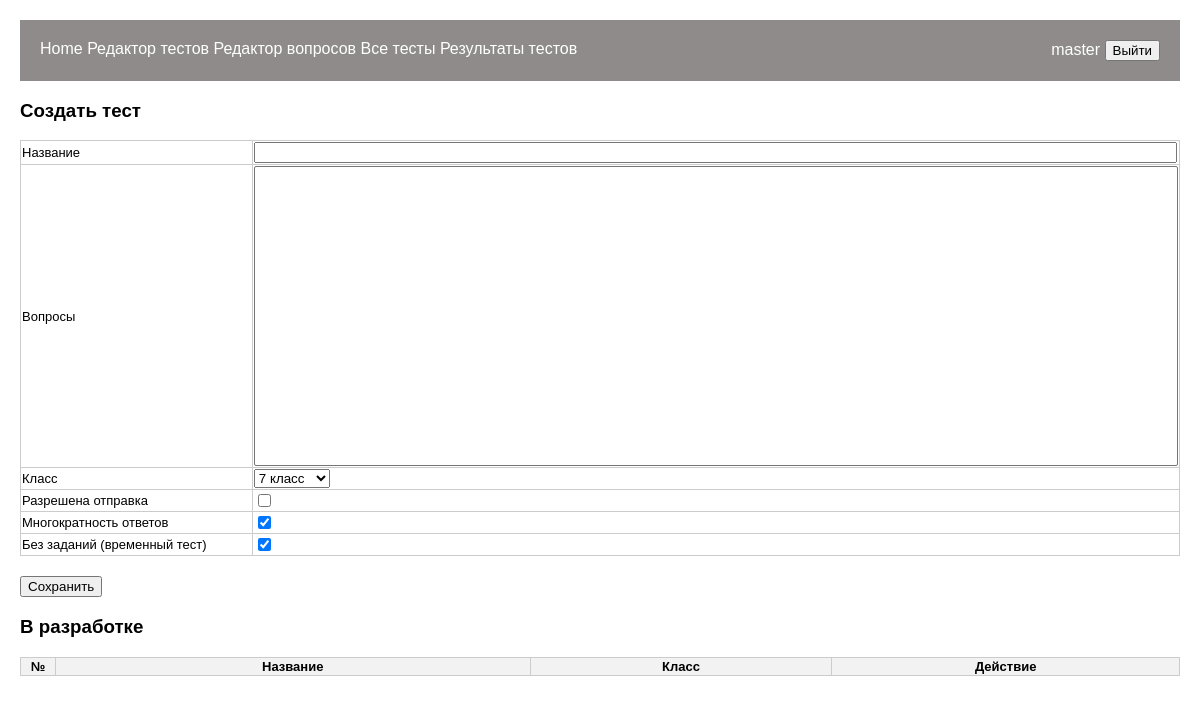
The app's page /tests/add_test/ (signed in), older data.
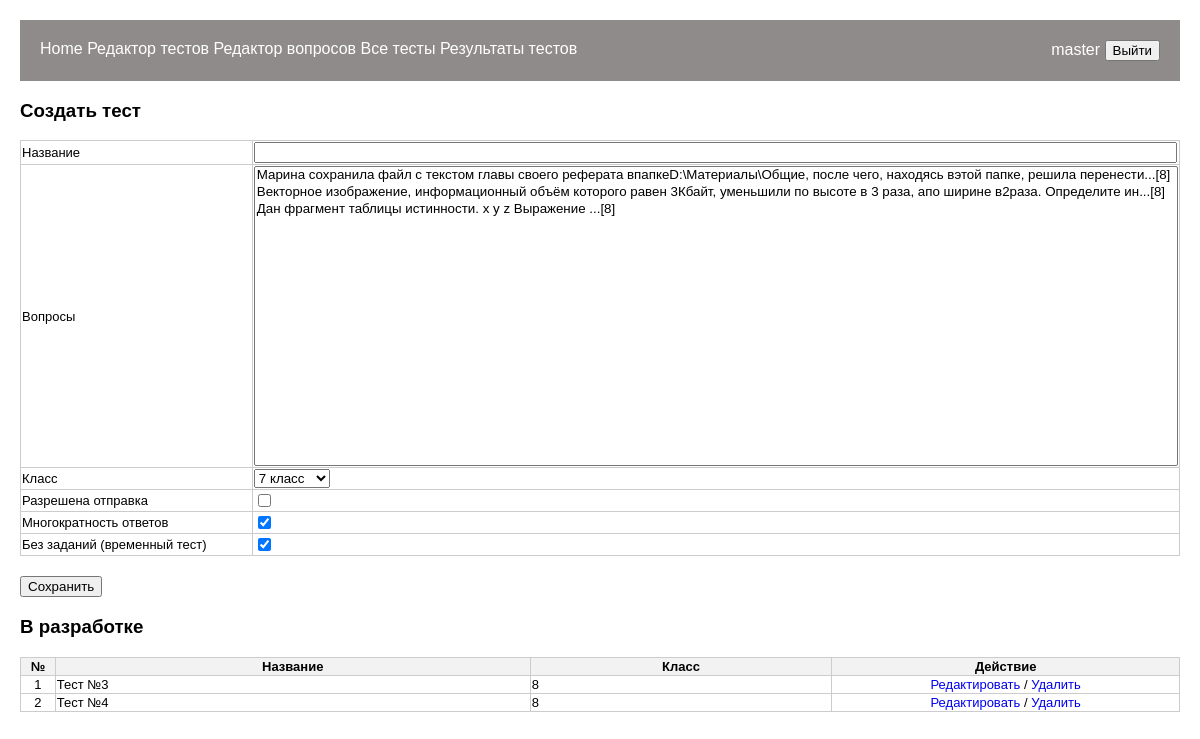
The same page, newer data.
### tests/models.py (models this page shows, shortened)
class Test(models.Model):
    title = models.CharField(max_length=200, verbose_name='Название')
    questions = models.ManyToManyField(Question, verbose_name='Вопросы')
    created_by = models.ForeignKey(User, on_delete=models.CASCADE, verbose_name='Автор')
    time_create_test = models.DateTimeField(default=datetime.datetime.now(), verbose_name='Создано')
    klass_destination = models.CharField(default='7', max_length=2, choices=CLASSES, verbose_name='Класс')
    repeated_answer = models.BooleanField(default=False, verbose_name='Разрешена отправка')
    only_one_answer = models.BooleanField(default=True, verbose_name='Многократность ответов')
    tmp = models.BooleanField(default=True, verbose_name='Без заданий (временный тест)')

### tests/views.py (the view)
# urls.py: path('add_test/', add_test, name='add_test'),
@login_required
def add_test(request):
    if request.method == 'POST':
        test_form = TestForm(request.POST)
        if test_form.is_valid() and test_form.cleaned_data['title'] not in [test.title for test in Test.objects.all()]:
            test = test_form.save(commit=False)  # Не сохраняем еще в БД
            test.created_by = request.user  # Устанавливаем текущего пользователя
            test.save()  # Теперь сохраняем в БД
    else:
        test_form = TestForm()
    tmp_tests = Test.objects.exclude(tmp=False)
    return render(request, 'tests/add_test.html', {
                'test_form': test_form,
                'tmp_tests': tmp_tests
                })

### tests/forms.py
class TestForm(forms.ModelForm):
    class Meta:
        model = Test
        fields = [
                    'title' ,
                    'questions',
                    'klass_destination',
                    'repeated_answer',
                    'only_one_answer',
                    'tmp'
                ]

### tests/models.py (called while the page is built)
    def __str__(self):
        import re
        html_code = self.text
        text = re.sub(r'<[^>]+>', '', html_code)
        text = re.sub(r'&[a-zA-Z0-9#]+;', '', text)
        return text[:130] + '...' + f'[{self.klass_destination}]'

### tests/templates/tests/add_test.html (shortened to what this page needs)
{% extends 'tests/base.html' %}
{% block content %}
<div class="container">
    <h3>Создать тест</h3>
    <form method="post">
        <table id="table_total">
            {% for field in test_form %}
            <tr>
                <td style="width: 20%;">
                    {{ field.label }}
                </td>
                <td>
                    {{ field }}
                </td>
            </tr>
            {% endfor %}
        </table>
        <button type="submit">Сохранить</button>
    </form>
</div>
<div class="container">
    <h3>В разработке</h3>
    <table id="table_total">
        <thead>
            <th style="width: 3%">№</th>
            <th>Название</th>
            <th>Класс</th>
            <th style="width: 30%;">Действие</th>
        </thead>
        <tbody>
            {% for tmp in tmp_tests %}
            <tr>
                <td align="center">
                    {{ forloop.counter }}
                </td>
                <td>
                    {{ tmp.title }}
                </td>
                <td>
                    {{ tmp.klass_destination }}
                </td>
                <td align="center">
                    <a href="{% url 'edit_test' tmp.id %}">Редактировать</a> /
                    <a href="{% url 'delete_test' tmp.id %}">Удалить</a>
                </td>
            </tr>
            {% endfor %}
        </tbody>
    </table>
</div>
{% endblock %}

Row changes from the older to the newer data that the page shows:
added Test: title "Тест №3", klass_destination "8"
added Test: title "Тест №4", klass_destination "8"
Text that changed along with them:
form field questions: (not shown) → "Марина сохранила файл с текстом главы своего реферата впапкеD:\\Материалы\\Общие, после чего, находясь вэтой папке, решила перенести...[8] / Векторное изображение, информационный объём которого равен 3Кбайт, уменьшили по высоте в 3 раза, апо ширине в2раза. Определите ин...[8] / Дан фрагмент таблицы истинности. x y z Выражение ...[8]"
